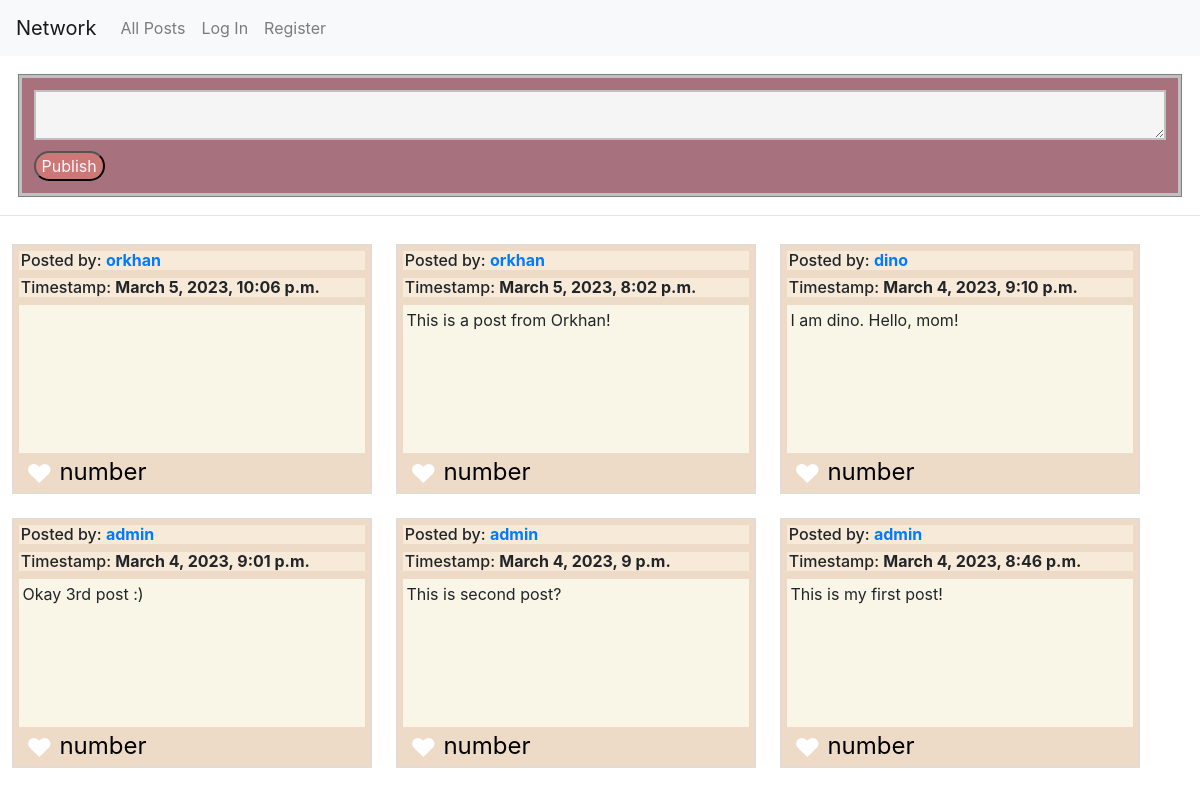
/, run on an earlier commit of the app's database.
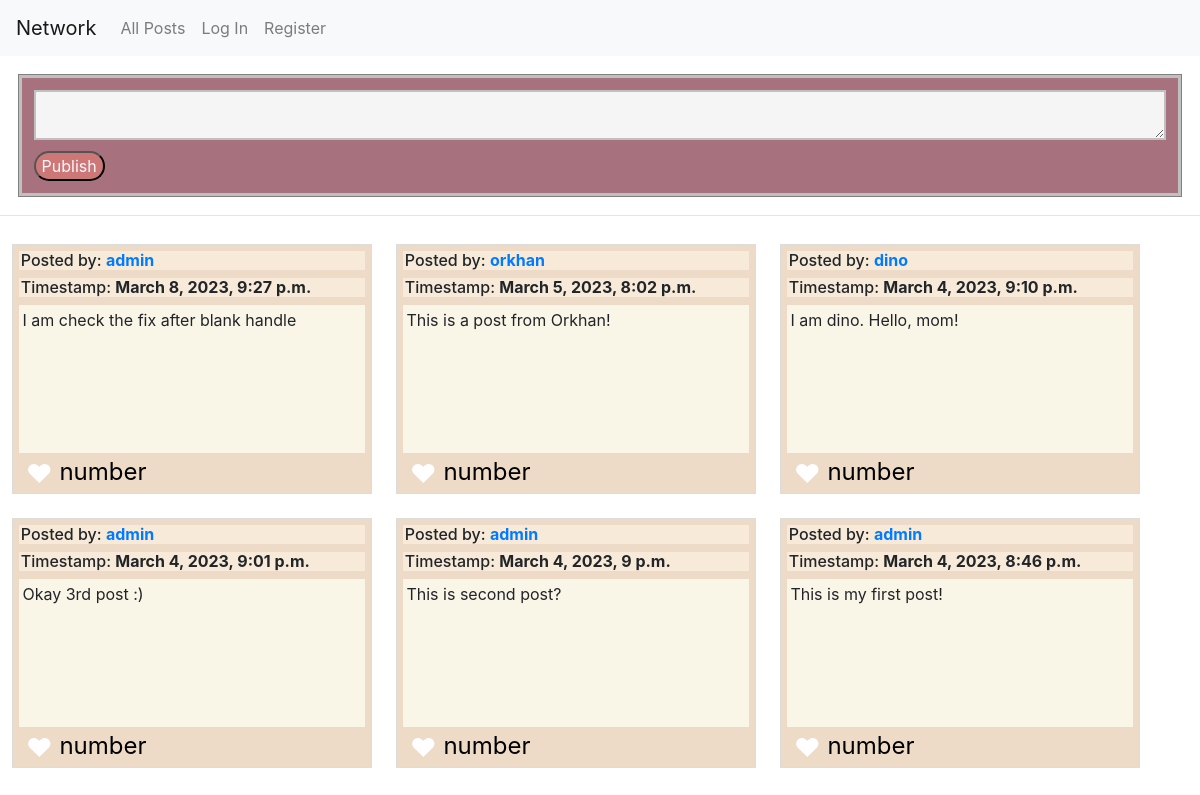
And on a later commit of the database.
### network/models.py (models this page shows, shortened)
class Post(models.Model):
    user = models.ForeignKey(User, on_delete=models.CASCADE, related_name="post_owner") #, null=True, blank=True)
    post = models.CharField(max_length=5000)
    timestamp = models.DateTimeField(auto_now_add=True)

class User(AbstractUser):
    pass

### network/views.py (the view)
# urls.py: path("", views.index, name="index"),
def index(request):
    return render(request, "network/index.html", {
        "posts" : Post.objects.order_by('-timestamp')
    })

### network/templates/network/index.html (shortened to what this page needs)
{% extends "network/layout.html" %} {% block body %}
<div class="post">
  <form method="post" action="{% url 'post' %}" class="post-form">
    <textarea
      maxlength="5000"
      class="input-textarea"
      name="input-textarea-name"
    >
    </textarea>
    <br />
    <button class="btn-publish" type="submit">Publish</button>
  </form>
</div>
<hr />
<div class="post-content">
  {% for post in posts %}
  <div class="individual-post">
    <h6 class="user-and-time">
      Posted by:
      <strong
        ><a
          href="{% url 'individual' id=post.user.id %}"
          id="user-{{ post.user.id }}"
          >{{ post.user }}</a
        ></strong
      >
    </h6>
    <h6 class="user-and-time">
      Timestamp: <strong>{{ post.timestamp }}</strong>
    </h6>
    <div class="individual-post-content">
      <p>{{ post.post }}</p>
    </div>
    <p class="likes">&#9829;</p>
    <p class="like-number">number</p>
  </div>
  {% endfor %}
</div>
{% endblock %}

What changed in the data, as far as the page shows it:
removed Post: user "orkhan", timestamp "March 5, 2023, 10:06 p.m."
added Post: user "admin", timestamp "March 8, 2023, 9:27 p.m.", post "I am check the fix after blank handle"
